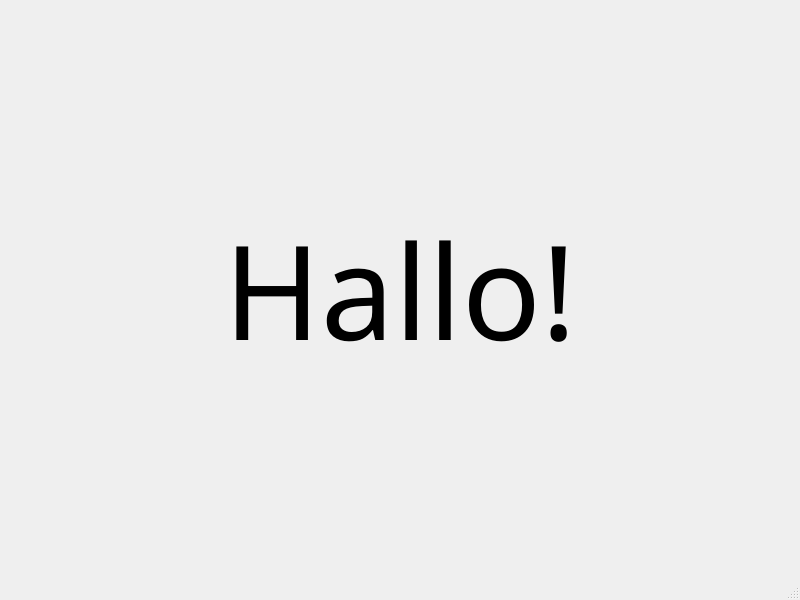
<?xml version="1.0" encoding="UTF-8"?>
<ui version="4.0">
 <class>MainWindow</class>
 <widget class="QMainWindow" name="MainWindow">
  <property name="geometry">
   <rect>
    <x>0</x>
    <y>0</y>
    <width>800</width>
    <height>600</height>
   </rect>
  </property>
  <property name="windowTitle">
   <string>MainWindow</string>
  </property>
  <widget class="QWidget" name="centralwidget">
   <layout class="QVBoxLayout" name="verticalLayout">
    <item>
     <widget class="QLabel" name="label">
      <property name="font">
       <font>
        <family>Script MT</family>
        <pointsize>98</pointsize>
       </font>
      </property>
      <property name="text">
       <string>Hallo!</string>
      </property>
      <property name="textFormat">
       <enum>Qt::TextFormat::AutoText</enum>
      </property>
      <property name="alignment">
       <set>Qt::AlignmentFlag::AlignCenter</set>
      </property>
     </widget>
    </item>
   </layout>
  </widget>
  <widget class="QMenuBar" name="menubar">
   <property name="geometry">
    <rect>
     <x>0</x>
     <y>0</y>
     <width>800</width>
     <height>21</height>
    </rect>
   </property>
  </widget>
  <widget class="QStatusBar" name="statusbar"/>
 </widget>
 <resources/>
 <connections/>
</ui>
